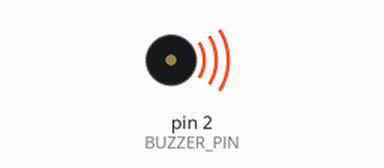
Bench run of a sketch on a simulated Arduino Uno, built with avr-gcc and run on an emulated ATmega328P. Parts: buzzer (waves = sounding).

Above: at 0.12 s.
Timing chart, 0 to 3.0 s (numbered marks = the images above):
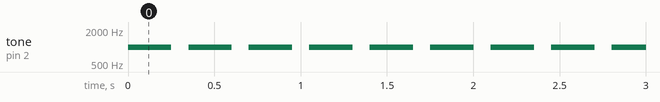

The sketch:

buzzer.ino
```cpp
#define BUZZER_PIN 2  // Reemplaza con el número del pin al que está conectado el buzzer

void setup() {
  pinMode(BUZZER_PIN, OUTPUT);
}

void loop() {
  // Encender el buzzer
  encenderBuzzer();
  delay(250);  // Mantener el buzzer encendido durante 2 segundos

  // Apagar el buzzer
  apagarBuzzer();
  delay(100);  // Esperar 1 segundo
}

void encenderBuzzer() {
  tone(BUZZER_PIN, 1000);  // Frecuencia de 1000 Hz, ajusta según tus necesidades
  Serial.println("Buzzer encendido");
}

void apagarBuzzer() {
  noTone(BUZZER_PIN);
  Serial.println("Buzzer apagado");
}
```

Measured:
- by itself, tone on pin 2 (BUZZER_PIN): alternates 1000 Hz for 0.25 s and silent for 0.10 s
